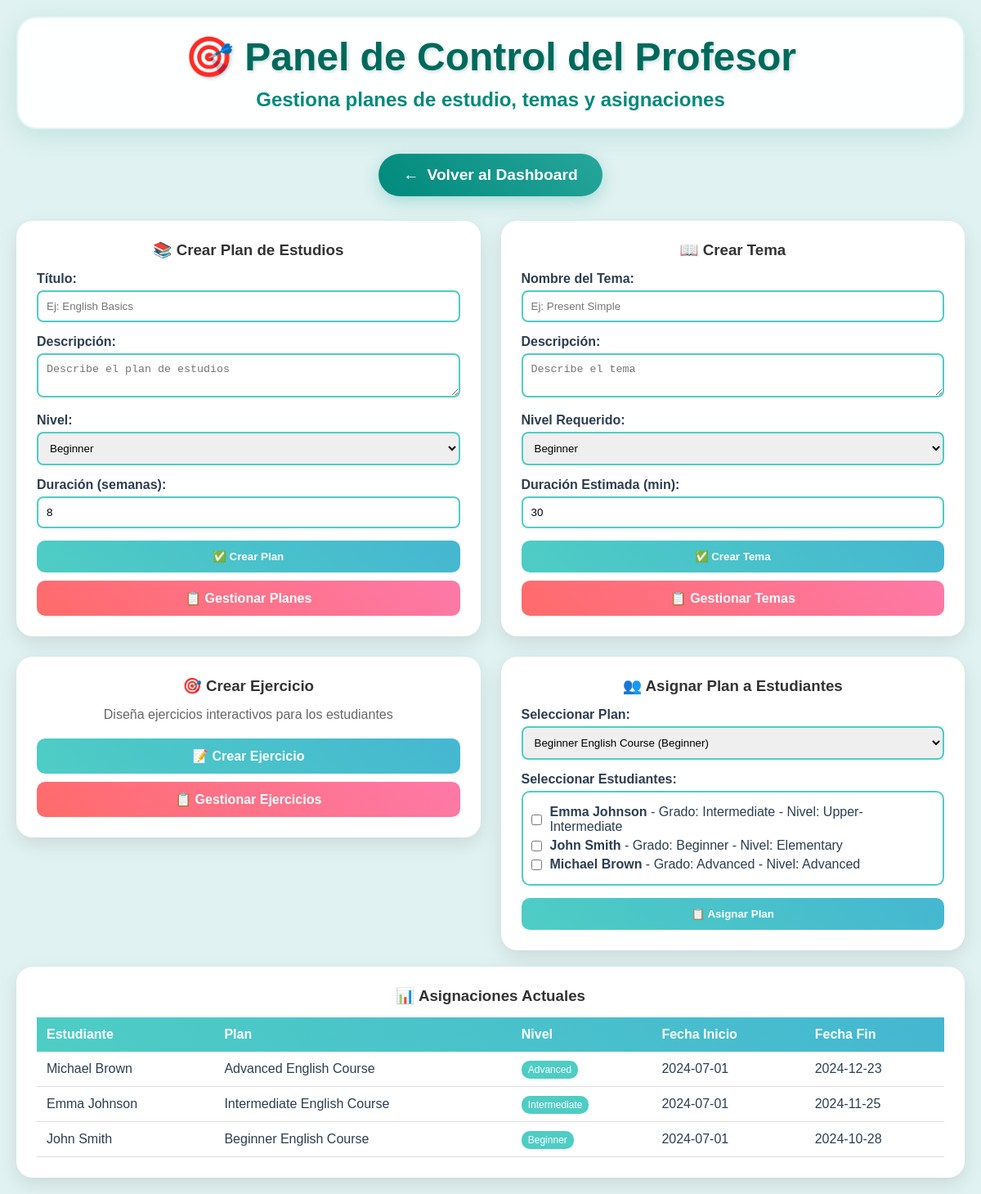
The page /?controller=teacher&action=panel (signed in) on the database its author committed.
### tables this page shows
CREATE TABLE Estudiante (
    id INT PRIMARY KEY AUTO_INCREMENT,
    usuario_id INT,
    grado ENUM('Beginner', 'Elementary', 'Intermediate', 'Upper-Intermediate', 'Advanced') NOT NULL,
    edad INT,
    nivel_actual VARCHAR(50) DEFAULT 'Beginner',
    FOREIGN KEY (usuario_id) REFERENCES Usuario(id) ON DELETE CASCADE
);

CREATE TABLE Usuario (
    id INT PRIMARY KEY AUTO_INCREMENT,
    nombre VARCHAR(100) NOT NULL,
    email VARCHAR(100) UNIQUE NOT NULL,
    password VARCHAR(255) NOT NULL,
    tipo ENUM('estudiante', 'padre', 'profesor') NOT NULL,
    fecha_registro TIMESTAMP DEFAULT CURRENT_TIMESTAMP
);

CREATE TABLE Progreso (
    id INT PRIMARY KEY AUTO_INCREMENT,
    ejercicios_completados INT DEFAULT 0,
    ejercicios_correctos INT DEFAULT 0,
    porcentaje DECIMAL(5,2) DEFAULT 0.00,
    nivel_actual ENUM('Beginner', 'Elementary', 'Intermediate', 'Upper-Intermediate', 'Advanced') DEFAULT 'Beginner',
    puntos_acumulados INT DEFAULT 0,
    racha_dias INT DEFAULT 0,
    ultima_actividad TIMESTAMP DEFAULT CURRENT_TIMESTAMP,
    estudiante_id INT,
    FOREIGN KEY (estudiante_id) REFERENCES Estudiante(id) ON DELETE CASCADE
);

CREATE TABLE Estudiantes_asignados (
    id INT PRIMARY KEY AUTO_INCREMENT,
    estudiante_id INT,
    plan_estudios_id INT,
    fecha_asignacion TIMESTAMP DEFAULT CURRENT_TIMESTAMP,
    fecha_inicio DATE,
    fecha_fin_estimada DATE,
    FOREIGN KEY (estudiante_id) REFERENCES Estudiante(id) ON DELETE CASCADE,
    FOREIGN KEY (plan_estudios_id) REFERENCES Plan_de_estudios(id) ON DELETE CASCADE
);

CREATE TABLE Plan_de_estudios (
    id INT PRIMARY KEY AUTO_INCREMENT,
    titulo VARCHAR(255) NOT NULL,
    descripcion TEXT,
    nivel ENUM('Beginner', 'Elementary', 'Intermediate', 'Upper-Intermediate', 'Advanced'),
    duracion_semanas INT DEFAULT 12,
    unidades TEXT,
    grupo_id INT,
    fecha_creacion TIMESTAMP DEFAULT CURRENT_TIMESTAMP,
    FOREIGN KEY (grupo_id) REFERENCES Grupo(id) ON DELETE SET NULL
);

### controllers/TeacherController.php (called while the page is built, shortened)
<?php
require_once 'models/Estudiante.php';
require_once 'models/Tema.php';
require_once 'models/PlanEstudios.php';
require_once 'models/EstudiantesAsignados.php';
class TeacherController {
    private $estudianteModel;
    private $temaModel;
    private $planModel;
    private $asignacionModel;
    public function __construct() {
        $this->estudianteModel = new Estudiante();
        $this->temaModel = new Tema();
        $this->planModel = new PlanEstudios();
        $this->asignacionModel = new EstudiantesAsignados();
    }
    public function panel() {
        $page = $_GET['page'] ?? 1;
        $limit = 5;
        $data = [
            'planes' => $this->planModel->getAllSimple(),
            'estudiantes' => $this->estudianteModel->getAllSimple(),
            'temas' => $this->temaModel->getAllSimple(),
            'asignaciones' => $this->asignacionModel->getAll($page, $limit),
            'current_page' => $page,
            'total_pages' => ceil($this->asignacionModel->getCount() / $limit),
            'page_title' => 'Panel del Profesor'
        ];
        $this->loadView('teacher/panel_profesor', $data);
    }
    private function loadView($view, $data = []) {
        extract($data);
        require_once "views/$view.php";
    }
}
?>

### models/PlanEstudios.php (called while the page is built, shortened)
<?php
require_once 'config/Database.php';
class PlanEstudios {
    private $db;
    public function __construct() {
        $this->db = Database::getInstance()->getConnection();
    }
    public function getAllSimple() {
        $stmt = $this->db->query("SELECT * FROM Plan_de_estudios ORDER BY nivel, titulo");
        return $stmt->fetchAll(PDO::FETCH_ASSOC);
    }
}
?>

### config/Database.php (called while the page is built)
<?php
class Database {
    private static $instance = null;
    private $pdo;
    private function __construct() {
        $host = 'localhost';
        $dbname = 'english_learning_system';
        $username = 'root';
        $password = 'root';
        try {
            $this->pdo = new PDO("mysql:host=$host;dbname=$dbname;charset=utf8", $username, $password);
            $this->pdo->setAttribute(PDO::ATTR_ERRMODE, PDO::ERRMODE_EXCEPTION);
            $this->pdo->setAttribute(PDO::ATTR_DEFAULT_FETCH_MODE, PDO::FETCH_ASSOC);
        } catch(PDOException $e) {
            die("Database connection failed: " . $e->getMessage());
        }
    }
    public static function getInstance() {
        if (self::$instance === null) {
            self::$instance = new self();
        }
        return self::$instance;
    }
    public function getConnection() {
        return $this->pdo;
    }
}
?>

### models/Estudiante.php (called while the page is built, shortened)
<?php
require_once 'config/Database.php';
class Estudiante {
    private $db;
    public function __construct() {
        $this->db = Database::getInstance()->getConnection();
    }
    public function getAllSimple() {
        $stmt = $this->db->query("
            SELECT e.*, u.nombre, u.email, p.ejercicios_completados, p.porcentaje, p.nivel_actual, p.puntos_acumulados
            FROM Estudiante e
            JOIN Usuario u ON e.usuario_id = u.id
            LEFT JOIN Progreso p ON e.id = p.estudiante_id
            ORDER BY u.nombre, e.grado
        ");
        return $stmt->fetchAll(PDO::FETCH_ASSOC);
    }
}
?>

### models/EstudiantesAsignados.php (called while the page is built, shortened)
<?php
require_once 'config/Database.php';
class EstudiantesAsignados {
    private $db;
    public function __construct() {
        $this->db = Database::getInstance()->getConnection();
    }
    public function getAll($page = 1, $limit = 5) {
        $offset = ($page - 1) * $limit;
        $stmt = $this->db->prepare("
            SELECT ea.*, u.nombre as estudiante_nombre, pe.titulo as plan_titulo, pe.nivel
            FROM Estudiantes_asignados ea
            JOIN Estudiante e ON ea.estudiante_id = e.id
            JOIN Usuario u ON e.usuario_id = u.id
            JOIN Plan_de_estudios pe ON ea.plan_estudios_id = pe.id
            ORDER BY ea.fecha_asignacion DESC
            LIMIT $limit OFFSET $offset
        ");
        $stmt->execute();
        return $stmt->fetchAll(PDO::FETCH_ASSOC);
    }
}
?>

### models/Tema.php (called while the page is built, shortened)
<?php
require_once 'config/Database.php';
class Tema {
    private $db;
    public function __construct() {
        $this->db = Database::getInstance()->getConnection();
    }
    public function getAllSimple() {
        $stmt = $this->db->query("SELECT * FROM Tema ORDER BY nivel_requerido, nombre");
        return $stmt->fetchAll(PDO::FETCH_ASSOC);
    }
}
?>

### views/teacher/panel_profesor.php (the view, shortened to what this page needs)
<!DOCTYPE html>
<html lang="es">
<head>
    <link rel="stylesheet" href="/englishdemo/assets/css/styles_kids.css">
</head>
<body>
    <div class="panel-container">
        <div class="header bounce fade-in">
            <h1>🎯 Panel de Control del Profesor</h1>
            <p>Gestiona planes de estudio, temas y asignaciones</p>
        </div>
        <nav class="nav-menu">
            <a href="/englishdemo/?controller=teacher&action=dashboard" class="nav-btn exercises">
                <span>←</span>
                <span>Volver al Dashboard</span>
            </a>
        </nav>
        <div class="panel-grid">
            <div class="panel-card">
                <h3>📚 Crear Plan de Estudios</h3>
                <form method="POST" action="/englishdemo/?controller=teacher&action=createPlan">
                    <div class="form-group">
                        <label>Título:</label>
                        <input type="text" name="titulo" required placeholder="Ej: English Basics">
                    </div>
                    <div class="form-group">
                        <label>Descripción:</label>
                        <textarea name="descripcion" placeholder="Describe el plan de estudios"></textarea>
                    </div>
                    <div class="form-group">
                        <label>Nivel:</label>
                        <select name="nivel" required>
                            <option value="Beginner">Beginner</option>
                        </select>
                    </div>
                    <div class="form-group">
                        <label>Duración (semanas):</label>
                        <input type="number" name="duracion_semanas" min="1" max="52" value="8">
                    </div>
                    <button type="submit" class="btn-submit">✅ Crear Plan</button>
                </form>
                <a href="/englishdemo/?controller=teacher&action=managePlans" class="btn-submit" style="display: block; text-decoration: none; margin-top: 10px; background: linear-gradient(45deg, #FF6B6B, #FD79A8);">
                    📋 Gestionar Planes
                </a>
            </div>
            <div class="panel-card">
                <h3>📖 Crear Tema</h3>
                <form method="POST" action="/englishdemo/?controller=teacher&action=createTopic">
                    <div class="form-group">
                        <label>Nombre del Tema:</label>
                        <input type="text" name="nombre" required placeholder="Ej: Present Simple">
                    </div>
                    <div class="form-group">
                        <label>Descripción:</label>
                        <textarea name="descripcion" placeholder="Describe el tema"></textarea>
                    </div>
                    <div class="form-group">
                        <label>Nivel Requerido:</label>
                        <select name="nivel_requerido" required>
                            <option value="Beginner">Beginner</option>
                        </select>
                    </div>
                    <div class="form-group">
                        <label>Duración Estimada (min):</label>
                        <input type="number" name="duracion_estimada" min="5" max="180" value="30">
                    </div>
                    <button type="submit" class="btn-submit">✅ Crear Tema</button>
                </form>
                <a href="/englishdemo/?controller=teacher&action=manageTopics" class="btn-submit" style="display: block; text-decoration: none; margin-top: 10px; background: linear-gradient(45deg, #FF6B6B, #FD79A8);">
                    📋 Gestionar Temas
                </a>
            </div>
            <div class="panel-card">
                <h3>🎯 Crear Ejercicio</h3>
                <p style="text-align: center; color: #666; margin-bottom: 20px;">Diseña ejercicios interactivos para los estudiantes</p>
                <a href="/englishdemo/?controller=teacher&action=createExercise" class="btn-submit" style="display: block; text-decoration: none; margin-top: auto;">
                    📝 Crear Ejercicio
                </a>
                <a href="/englishdemo/?controller=teacher&action=manageExercises" class="btn-submit" style="display: block; text-decoration: none; margin-top: 10px; background: linear-gradient(45deg, #FF6B6B, #FD79A8);">
                    📋 Gestionar Ejercicios
                </a>
            </div>
            <div class="panel-card">
                <h3>👥 Asignar Plan a Estudiantes</h3>
                <form method="POST" action="/englishdemo/?controller=teacher&action=assignPlan">
                    <div class="form-group">
                        <label>Seleccionar Plan:</label>
                        <select name="plan_id" required>
                            <?php if(isset($planes)): foreach($planes as $plan): ?>
                                <option value="<?php echo $plan['id']; ?>">
                                    <?php echo $plan['titulo']; ?> (<?php echo $plan['nivel']; ?>)
                                </option>
                            <?php endforeach; endif; ?>
                        </select>
                    </div>
                    <div class="form-group">
                        <label>Seleccionar Estudiantes:</label>
                        <div class="student-list">
                            <?php if(isset($estudiantes)): foreach($estudiantes as $estudiante): ?>
                                <div class="student-item">
                                    <input type="checkbox" name="estudiantes[]" value="<?php echo $estudiante['id']; ?>">
                                    <span><strong><?php echo $estudiante['nombre'] ?? 'Sin nombre'; ?></strong> - Grado: <?php echo $estudiante['grado']; ?> - Nivel: <?php echo $estudiante['nivel_actual'] ?? 'Beginner'; ?></span>
                                </div>
                            <?php endforeach; endif; ?>
                        </div>
                    </div>
                    <button type="submit" class="btn-submit">📋 Asignar Plan</button>
                </form>
            </div>
        </div>
        <div class="panel-card" style="margin-top: 20px;">
            <h3>📊 Asignaciones Actuales</h3>
            <div style="overflow-x: auto;">
                <table style="width: 100%; border-collapse: collapse;">
                    <thead>
                        <tr style="background: linear-gradient(45deg, #4ECDC4, #45B7D1); color: white;">
                            <th style="padding: 12px; text-align: left;">Estudiante</th>
                            <th style="padding: 12px; text-align: left;">Plan</th>
                            <th style="padding: 12px; text-align: left;">Nivel</th>
                            <th style="padding: 12px; text-align: left;">Fecha Inicio</th>
                            <th style="padding: 12px; text-align: left;">Fecha Fin</th>
                        </tr>
                    </thead>
                    <tbody>
                        <?php if(isset($asignaciones)): foreach($asignaciones as $asignacion): ?>
                            <tr>
                                <td style="padding: 12px; border-bottom: 1px solid #ddd;"><?php echo $asignacion['estudiante_nombre'] ?? 'N/A'; ?></td>
                                <td style="padding: 12px; border-bottom: 1px solid #ddd;"><?php echo $asignacion['plan_titulo'] ?? 'N/A'; ?></td>
                                <td style="padding: 12px; border-bottom: 1px solid #ddd;">
                                    <span style="background: #4ECDC4; color: white; padding: 4px 8px; border-radius: 10px; font-size: 12px;">
                                        <?php echo $asignacion['nivel'] ?? 'N/A'; ?>
                                    </span>
                                </td>
                                <td style="padding: 12px; border-bottom: 1px solid #ddd;"><?php echo $asignacion['fecha_inicio'] ?? 'N/A'; ?></td>
                                <td style="padding: 12px; border-bottom: 1px solid #ddd;"><?php echo $asignacion['fecha_fin_estimada'] ?? 'N/A'; ?></td>
                            </tr>
                        <?php endforeach; else: ?>
                            <tr>
                                <td colspan="5" style="padding: 20px; text-align: center; color: #666;">No hay asignaciones activas</td>
                            </tr>
                        <?php endif; ?>
                    </tbody>
                </table>
            </div>
        </div>
    </div>
</body>
</html>

### rows shown on the page
estudiante: usuario.nombre "Emma Johnson", grado "Intermediate", progreso.nivel_actual "Upper-Intermediate"
estudiante: usuario.nombre "John Smith", grado "Beginner", progreso.nivel_actual "Elementary"
estudiante: usuario.nombre "Michael Brown", grado "Advanced", progreso.nivel_actual "Advanced"
estudiantes_asignados: usuario.nombre "Michael Brown", plan_estudios.titulo "Advanced English Course", plan_estudios.nivel "Advanced", fecha_inicio "2024-07-01", fecha_fin_estimada "2024-12-23"
estudiantes_asignados: usuario.nombre "Emma Johnson", plan_estudios.titulo "Intermediate English Course", plan_estudios.nivel "Intermediate", fecha_inicio "2024-07-01", fecha_fin_estimada "2024-11-25"
estudiantes_asignados: usuario.nombre "John Smith", plan_estudios.titulo "Beginner English Course", plan_estudios.nivel "Beginner", fecha_inicio "2024-07-01", fecha_fin_estimada "2024-10-28"

### other values the page prints
form field plan_id "Beginner English Course (Beginner)"
